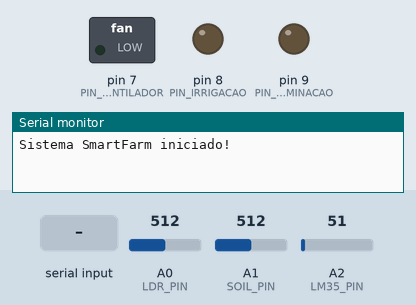
Simulated run of this sketch. Board: Arduino Uno, built with avr-gcc and run on an emulated ATmega328P. Shown: switched loads named in the sketch (green lamp = pin HIGH), output pins drawn as LEDs (lit = HIGH), the last lines printed to the serial monitor. Inputs (shaded band) come from the test bench; at power-on: A0 (LDR_PIN) = 512, A1 (SOIL_PIN) = 512, A2 (LM35_PIN) = 51.

Above: at 1.2 s.
1.3 s: "VENTILADOR_ON\n" received over Serial
At 2.2 s:
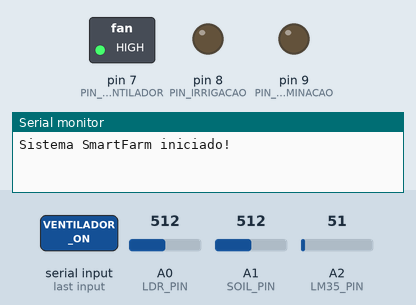
2.8 s: "IRRIGACAO_ON\n" received over Serial
At 3.3 s:
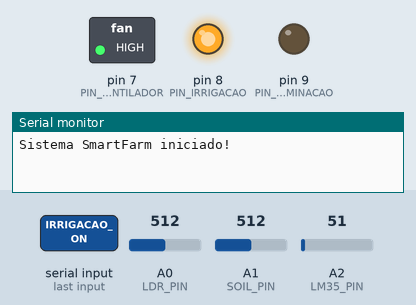
4.3 s: "LUZ_ON\n" received over Serial
At 5.5 s:
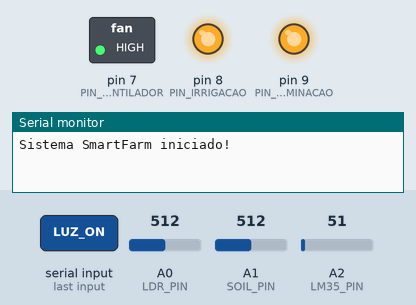
5.8 s: "VENTILADOR_OFF\n" received over Serial
At 6.9 s:
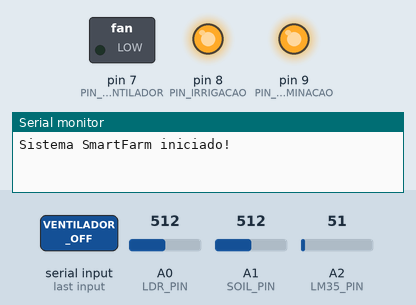
7.3 s: "IRRIGACAO_OFF\n" received over Serial
At 8.0 s:
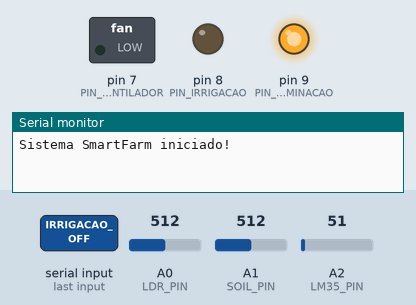
8.8 s: "LUZ_OFF\n" received over Serial
At 10.1 s:
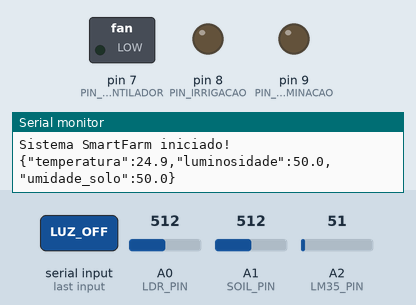
Timing chart, 0 to 11.8 s (numbered marks = the images above; inputs shaded):
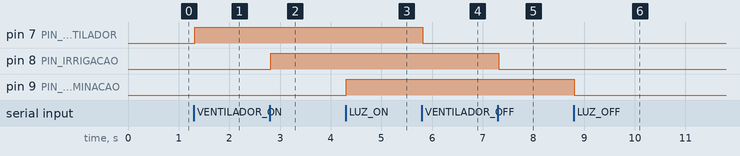

The sketch:

Arduino_code.ino
```cpp
// ** Código Arduino FINAL: Leds (Ativo-Alto) e Sensores Corrigidos **

// ================= CONFIGURAÇÕES ===================
#define LDR_PIN A0      //
#define SOIL_PIN A1     //
#define LM35_PIN A2     // 💡 LM35 agora está no A2, liberando o A0/A1
#define PIN_VENTILADOR 7
#define PIN_IRRIGACAO 8
#define PIN_ILUMINACAO 9

unsigned long intervaloEnvio = 10000;
unsigned long ultimoEnvio = 0;

void setup() {
  Serial.begin(9600);
  pinMode(PIN_VENTILADOR, OUTPUT);
  pinMode(PIN_IRRIGACAO, OUTPUT);
  pinMode(PIN_ILUMINACAO, OUTPUT);
  pinMode(LM35_PIN, INPUT);

  // Todos desligados inicialmente (Lógica Padrão: LOW desliga)
  digitalWrite(PIN_VENTILADOR, LOW);
  digitalWrite(PIN_IRRIGACAO, LOW);
  digitalWrite(PIN_ILUMINACAO, LOW);

  Serial.println("Sistema SmartFarm iniciado!");
}

void loop() {
  unsigned long agora = millis();
  if (agora - ultimoEnvio >= intervaloEnvio) {
    ultimoEnvio = agora;

    // Leitura dos sensores
    int valorLM35 = analogRead(LM35_PIN);
    // 🌡️ FÓRMULA CORRETA: Tensão/passo * 100 para LM35
    float temperatura = valorLM35 * 0.48828125;

    int valorLuz = analogRead(LDR_PIN);
    // 💡 Lógica corrigida do LDR: Alto analógico (1023) = Escuro. Inverte para % de claridade.
    float luzPercent = 100.0 - ((valorLuz / 1023.0) * 100.0);

    int valorSolo = analogRead(SOIL_PIN);
    // 💧 Lógica corrigida do Solo: Alto analógico (1023) = Seco. Inverte para % de umidade.
    float soloPercent = 100.0 - ((valorSolo / 1023.0) * 100.0);

    // Monta dados em formato JSON (Sem umidade do ar!)
    String dados = "{";
    dados += "\"temperatura\":" + String(temperatura, 1) + ",";
    dados += "\"luminosidade\":" + String(luzPercent, 1) + ",";
    dados += "\"umidade_solo\":" + String(soloPercent, 1);
    dados += "}";
    Serial.println(dados);
  }

  // ===== RECEBE COMANDOS DA RASPBERRY (LÓGICA PADRÃO) =====
  if (Serial.available() > 0) {
    String comando = Serial.readStringUntil('\n');
    comando.trim();
    if (comando.length() > 0) {
      // ATUADORES LÓGICA PADRÃO: ON = HIGH, OFF = LOW
      if (comando == "VENTILADOR_ON") digitalWrite(PIN_VENTILADOR, HIGH);
      else if (comando == "IRRIGACAO_ON") digitalWrite(PIN_IRRIGACAO, HIGH);
      else if (comando == "LUZ_ON") digitalWrite(PIN_ILUMINACAO, HIGH);

      else if (comando == "VENTILADOR_OFF") digitalWrite(PIN_VENTILADOR, LOW);
      else if (comando == "IRRIGACAO_OFF") digitalWrite(PIN_IRRIGACAO, LOW);
      else if (comando == "LUZ_OFF") digitalWrite(PIN_ILUMINACAO, LOW);
    }
  }
}
```

Measured:
- after the input at 1.3 s, pin 7 (PIN_VENTILADOR): LOW → HIGH at once
- after the input at 2.8 s, pin 8 (PIN_IRRIGACAO): LOW → HIGH at once
- after the input at 4.3 s, pin 9 (PIN_ILUMINACAO): LOW → HIGH at once
- after the input at 5.8 s, pin 7 (PIN_VENTILADOR): HIGH → LOW at once
- after the input at 7.3 s, pin 8 (PIN_IRRIGACAO): HIGH → LOW at once
- after the input at 8.8 s, pin 9 (PIN_ILUMINACAO): HIGH → LOW at once
